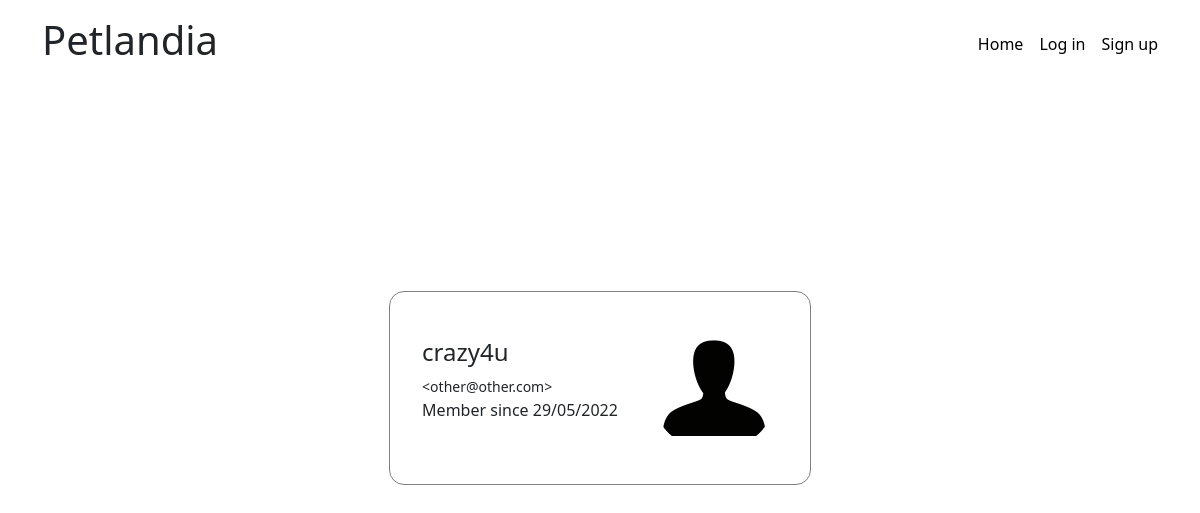
The app's page /site/user.php?id=7c7f0d05-022a-4c72-b728-767db671c329 with its own data.
### tables this page shows
CREATE TABLE IF NOT EXISTS users (
    id VARCHAR(36) UNIQUE NOT NULL,
    username VARCHAR(30) UNIQUE NOT NULL,
    email VARCHAR(50) UNIQUE NOT NULL,
    password VARCHAR(255) NOT NULL,
    profile_picture BLOB NULL,
    role BOOLEAN NOT NULL,
    created_at TIMESTAMP NOT NULL,
    PRIMARY KEY(id)
);

### site/utils/date_formatting.php (called while the page is built, shortened)
<?php
function format_date($date) {
    $date_to_format = new DateTime($date, new DateTimeZone("Europe/Copenhagen"));
    return $date_to_format->format("d/m/Y");
}

### site/user.php (the view, shortened to what this page needs)
<?php
require_once './utils/date_formatting.php';
$connection = connect_to_db();
$user = [];
$user_id = htmlspecialchars($_GET['id']);
$query = "SELECT * FROM users WHERE id = ?";
$stmt = $connection->prepare($query);
$stmt->bind_param("s", $user_id);
$stmt->execute();
$db_user = $stmt->get_result();
if ($db_user->num_rows > 0) {
    while ($_user = $db_user->fetch_assoc()) {
        $user = [
            'name' => $_user['username'],
            'email' => $_user['email'],
            'picture' => $_user['profile_picture'],
            'created_at' => $_user['created_at']
        ];
    }
}
?>
<?php require_once './templates/_start_html.php' ?>
<div class="user-container">
    <?php
    if (isset($user['name']) && isset($user['email'])) {
        echo "<div class='user'>";
        echo "<span>";
        echo "<h4>" . $user['name'] . "</h4>";
        echo "<small>&lt;" . $user['email'] . "&gt;</small>";
        echo "<p>Member since " . format_date($user['created_at']) . "</p>";
        echo "</span>";
        if (isset($user['picture'])) {
            echo "<img src='" . $user['picture'] . "' />";
        } else {
            echo "<img src='./images/anonymous_user.png' />";
        }
        echo "</div>";
    }
    ?>
</div>
<?php require_once './templates/_end_html.php' ?>

### site/css/style.css (style rules this page uses)
.user-container { display: flex; width: 100%; height: calc(100vh - 200px); justify-content: center; align-items: center; }
.user { max-width: 60%; display: flex; gap: 2rem; justify-content: space-between; align-items: center; border: 1px solid gray; border-radius: 15px; padding: 2rem; }
.user img { width: 128px; height: 128px; object-fit: cover; border-radius: 50%; }

### records on screen
users: username "crazy4u", email "other@other.com", created_at "29/05/2022"
